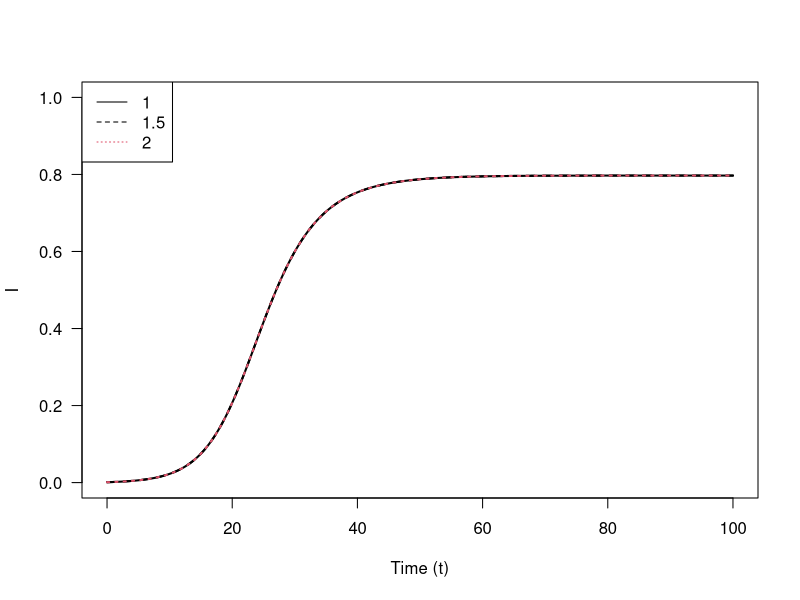

Generate this figure with R:
library(deSolve)
## Vector Field for SIR model
SIR.vector.field <- function(t, vars=c(S,I,R,Q,X), parms=c(R_0,1/gamma,delta,mu)) {
  with(as.list(c(parms, vars)), {
    dS <- -gamma*R_0*S*I # dS/dt
    dQ <- gamma*R_0*S*I# cumulative cases
    dX <- gamma*R_0*S*I#cumulative normally infected cases
    dI <- dQ - gamma*I # dI/dt
    dR <- gamma*I #dR/dt
    vec.fld <- c(dS=dS, dI=dI, dR=dR, dQ=dQ, dX=dX)
    return(list(vec.fld)) # ode() requires a list
  })
}

draw.soln <- function(ic=c(S=1,I=0), tmax=1,
                      times=seq(0,tmax,by=tmax/500),
                      func, parms, ... ) {
  soln <- ode(ic, times, func, parms)
  lines(times, soln[,"Q"], col=vary_delta[i], lwd=2,... )
}

## Plot solutions of the SIR model
tmax <- 100 # end time for numerical integration of the ODE
## draw box for plot:
plot(0,0,xlim=c(0,tmax),ylim=c(0,1),
     type="n",xlab="Time (t)",ylab="I",las=1)
## initial conditions:
I0 <- 0.001
S0 <- 1 - I0
R0 <- 1 - I0 - S0
Q0 <- I0
X0 <- Q0
## draw solutions for several values of parameter R_0:
vary_delta <- c(1,1.5,2)

for (i in 1:length(vary_delta)) {
  draw.soln(ic=c(S=S0,I=I0,R=R0,Q=Q0,X=X0), tmax=tmax,
            func=SIR.vector.field,
            parms=c(R_0=2,gamma=1/4,delta=vary_delta[i],mu=0.1),
            lty=i # use a different line style for each solution
  )
}
legend("topleft",legend=vary_delta,col=vary_delta,lty=1:3)
